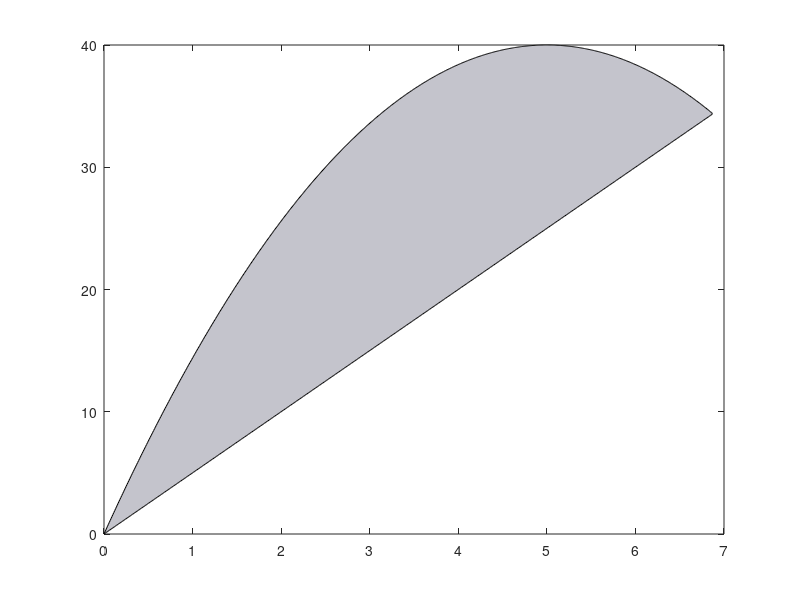

MATLAB code to generate this figure: (Note: this script raises an error after producing the figure.)
close all;
clear all;
clc;

line = 1;

%% --- Berechnung
x = linspace(0,10,1000);
y1 = 5*x;
y2 = -1.6*(x-5).^2 + 40; 
y3 = 7.5*x;

mask = find(y2 >= y1);
fx = [x(mask), fliplr(x(mask))];
fy = [y1(mask), fliplr(y2(mask))];

%% --- Plotten
close all;

h = figure(1);

fh = fill(fx,fy, [196 196 204]/255);
uistack(fh, 'bottom');
hold on;    grid on;

plot(x, y1, 'k', 'Linewidth', line);
plot(x, y2, 'k', 'Linewidth', line);
plot(x, y3, 'r', 'Linewidth', line);
